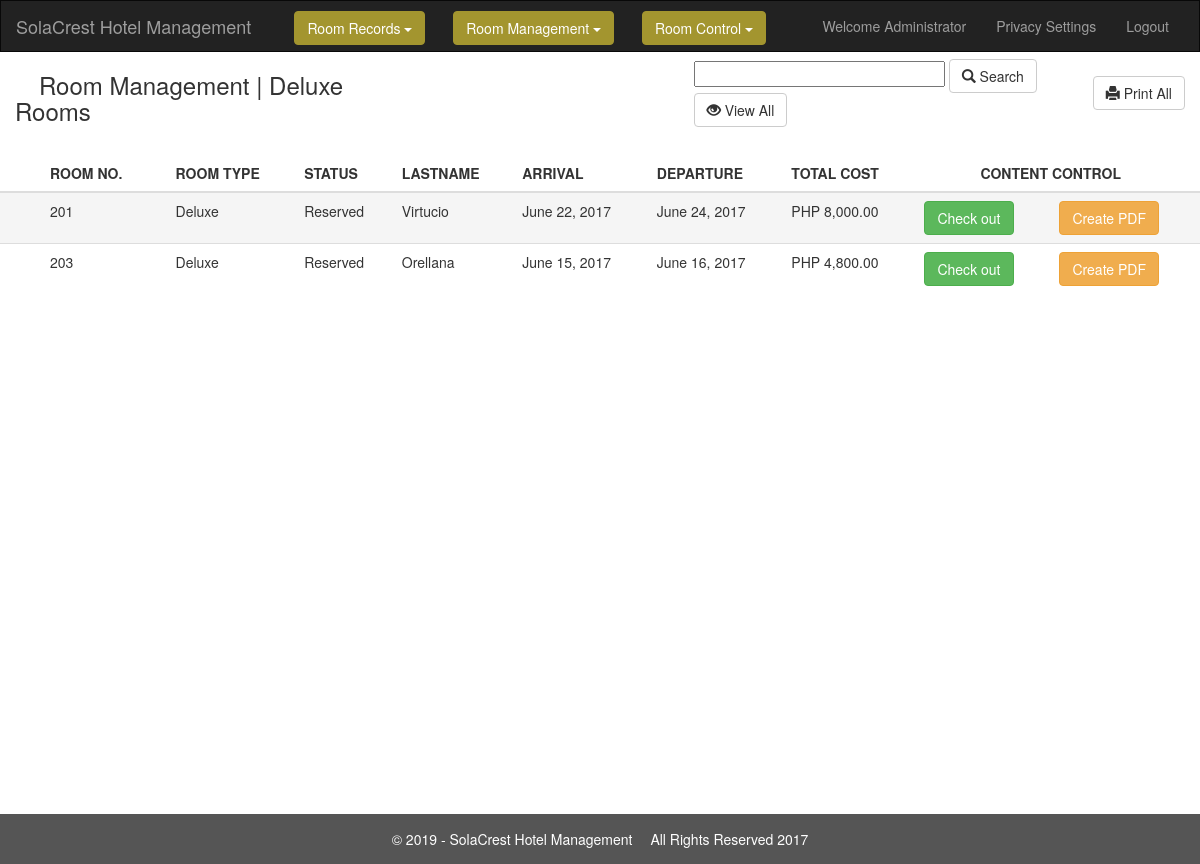
Screenshot of /AdminHotel/ManageDBDeluxe.php (signed in) with the database file from the repository.
### tables this page shows
CREATE TABLE `tblhotel` (
  `fldcustomer` varchar(200) NOT NULL,
  `fldrate` int(200) NOT NULL,
  `fldreservation` varchar(200) NOT NULL,
  `fldtype` varchar(200) NOT NULL,
  `fname` varchar(200) NOT NULL,
  `lname` varchar(200) NOT NULL,
  `fstart` date NOT NULL,
  `fend` date NOT NULL,
  `fpersons` varchar(200) NOT NULL,
  `fbill` int(200) NOT NULL
);

### AdminHotel/ManageDBDeluxe.php (the view, shortened to what this page needs)
<!DOCTYPE html>
<html lang="en">
<head>
  <link rel="stylesheet" href="https://maxcdn.bootstrapcdn.com/bootstrap/3.3.7/css/bootstrap.min.css">
</head>
<body>
<nav class="navbar navbar-inverse">
  <div class="container-fluid">
    <div class="navbar-header">
      <a class="navbar-brand" href="#">SolaCrest Hotel Management</a>
    </div>
    <div class="collapse navbar-collapse" id="myNavbar">
      <ul class="nav navbar-nav">
	  <li>
		<div class="dropdown">
	&emsp;&emsp;<button style="background-color:#a3952f;border:1px solid #a3952f;" class="btn btn-primary dropdown-toggle" type="button" data-toggle="dropdown">Room Records <span class="caret"></span></button></a>
		</div>
		</li>
		<li>
        <div class="dropdown">
	&emsp;&emsp;<button style="background-color:#a3952f;border:1px solid #a3952f;" class="btn btn-primary dropdown-toggle" type="button" data-toggle="dropdown">Room Management <span class="caret"></span></button></a>
  </li>
  <li>
        <div class="dropdown">
	&emsp;&emsp;<button style="background-color:#a3952f;border:1px solid #a3952f;" class="btn btn-primary dropdown-toggle" type="button" data-toggle="dropdown">Room Control <span class="caret"></span></button></a>
  </li>
      </ul>
      <ul class="nav navbar-nav navbar-right">
        <li><a href="#">Welcome Administrator</a></li><li><a href="Security.php">Privacy Settings</a></li><li><a href="logout.php">Logout</a></li>
      </ul>
    </div>
  </div>
</nav>
   <div class="container-fluid">
   <table><tr><td>
	<h3>&emsp;Room Management | Deluxe Rooms&emsp;&emsp;&emsp;&emsp;&emsp;&emsp;&emsp;&emsp;&emsp;&emsp;&emsp;&emsp;&emsp;&emsp;
	</h3>
	</td>
	<td>
	<form action="ManageDBDeluxe.php" method="POST">
	<input type="text" name="search" size=30>
	<button type="submit" class="btn btn-default"  onclick="location='ManageDBDeluxe.php' ">
      <span class="glyphicon glyphicon-search"></span> Search
	<button type="button" class="btn btn-default"  onclick="location='ManageDBDeluxe.php' " >
      <span class="glyphicon glyphicon-eye-open"></span> View All
    </button>
	</form>
	<form action="tcpdf\examples\Listofcustomeradmin.php" target="_blank"  method='POST'>
	<td><button type="submit" class="btn btn-default"><span class="glyphicon glyphicon-print"></span> Print All</button> </td>
	</form>
	</td></tr></table>
</div>
      <table class="table table-striped">
	  <thead>
	  <tr>
	  <th>&emsp;&emsp;&emsp;ROOM NO.</th>
	  <th>ROOM TYPE</th>
	  <th>STATUS</th>
	  <th>LASTNAME</th>
	  <th>ARRIVAL</th>
	  <th>DEPARTURE</th>
	  <th>TOTAL COST</th>
	  <th colspan=2>&emsp;&emsp;&emsp;&emsp;CONTENT CONTROL</th>
	  </tr>
	  </thead>
	  <tbody>
	  <tr class="active">
<?php
$search = $_POST['search'];
$deluxe = "deluxe";
$reserved = "Reserved";
$result = mysql_query("SELECT * FROM tblhotel
WHERE
fldtype = '".$deluxe."' && fldcustomer LIKE '%".$search."%' && fldreservation = '".$reserved."' ||
fldtype = '".$deluxe."' && fldrate LIKE '%".$search."%' && fldreservation = '".$reserved."' ||
fldtype = '".$deluxe."' && lname LIKE '%".$search."%' && fldreservation = '".$reserved."'
 ");
if(mysql_num_rows($result)==0 )
{
echo "
<tr>
<th colspan = 4 align = center>
<br>
<center><h2><b><font color = red style='margin-left:200px;position:absolute'>No Rooms Available!</font></b></h2></center>
</th>
</tr>";
}
else
{
while($row = mysql_fetch_array($result))
{
	echo "<td>&emsp;&emsp;&emsp;". $row['fldcustomer'] . "</td>";
	echo "<td>". $row['fldtype'] . "</td>";
	echo "<td>". $row['fldreservation'] . "</td>";
	echo "<td>". $row['lname'] . "</td>";
	echo "<td>". date("F d, Y", strtotime($row['fstart'])) . "</td>";
	echo "<td>". date("F d, Y", strtotime($row['fend'])) . "</td>";
	echo "<td>PHP ". $english_format_number = number_format($row['fbill']) . ".00</td>";
	?>
<form action='LeaveDeluxe.php' method='POST'>
	<td><button type="submit" class="btn btn-success">Check out</button></a> </td>
</form>
<form action="tcpdf\examples\Listofcustomer.php" target="_blank"  method='POST'>
	<td><input type="hidden" name="search" value="<?php echo $row['fldcustomer'] ?>"><button type="submit" class="btn btn-warning">Create PDF</button> </td>
</form>
	<?php
	echo "</tr>";
}
echo "</table>";
}
?>
<footer class="container-fluid text-center">
<div id="footer">
	<div class="shell">
		<span class="left">&copy; <?php echo date("Y");?> - SolaCrest Hotel Management</span>
		<span class="right">
			&emsp;All Rights Reserved 2017</a>
		</span>
	</div>
</div>
</footer>
</body>
</html>

### AdminHotel/ManageDBDeluxe.php (style rules this page uses)
.navbar { margin-bottom: 0; border-radius: 0; }
footer { background-color: #555; color: white; padding: 15px; }
a { color:black; }
.dropdown { margin-top:10px; }

### rows the page displays
tblhotel: fldcustomer "201", fldtype "Deluxe", fldreservation "Reserved", lname "Virtucio", fstart "June 22, 2017", fend "June 24, 2017", fbill "8,000"
tblhotel: fldcustomer "203", fldtype "Deluxe", fldreservation "Reserved", lname "Orellana", fstart "June 15, 2017", fend "June 16, 2017", fbill "4,800"
